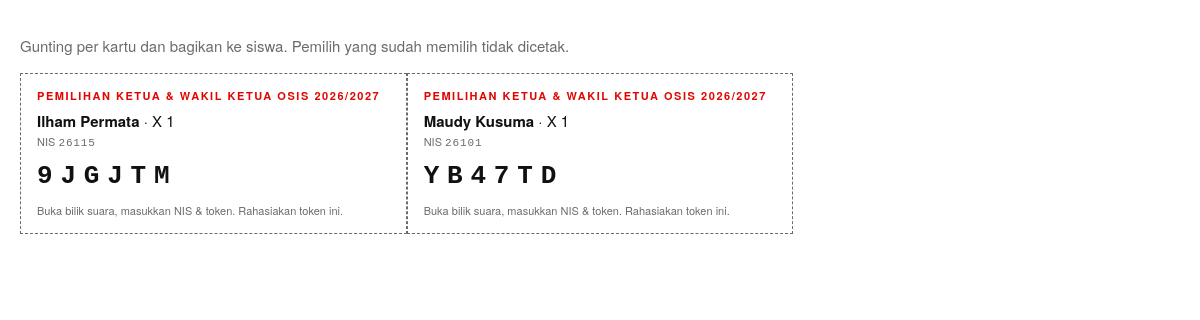
The page /index.php?page=kartu&kelas=X+1 (signed in) on the database its author committed.
### tables this page shows
CREATE TABLE pemilih (
  id INT AUTO_INCREMENT PRIMARY KEY,
  pemilihan_id INT NOT NULL,
  nis VARCHAR(20) NOT NULL,
  nama VARCHAR(100) NOT NULL,
  kelas VARCHAR(20) NOT NULL,
  token CHAR(6) NOT NULL,
  sudah_memilih TINYINT(1) NOT NULL DEFAULT 0,
  waktu_memilih DATETIME NULL,
  UNIQUE KEY uk_nis (pemilihan_id, nis),
  UNIQUE KEY uk_token (pemilihan_id, token),
  INDEX (kelas),
  FOREIGN KEY (pemilihan_id) REFERENCES pemilihan(id) ON DELETE CASCADE
);

CREATE TABLE pemilihan (
  id INT AUTO_INCREMENT PRIMARY KEY,
  judul VARCHAR(150) NOT NULL,
  mulai DATETIME NOT NULL,
  selesai DATETIME NOT NULL,
  aktif TINYINT(1) NOT NULL DEFAULT 0
);

### index.php (called while the page is built, shortened)
<?php
require __DIR__ . '/includes/bootstrap.php';
$routes = [
    'bilik'        => 'pages/bilik/index.php',
    'bilik.pilih'  => 'pages/bilik/pilih.php',
    'bilik.keluar' => 'pages/bilik/keluar.php',
    'hasil'        => 'pages/bilik/hasil.php',
    'login'        => 'pages/admin/login.php',
    'logout'       => 'pages/admin/logout.php',
    'dashboard'    => 'pages/admin/dashboard.php',
    'kandidat'     => 'pages/admin/kandidat.php',
    'pemilih'      => 'pages/admin/pemilih.php',
    'kartu'        => 'pages/admin/kartu.php',
    'rekap'        => 'pages/admin/rekap.php',
    'pengaturan'   => 'pages/admin/pengaturan.php',
];
$page = $_GET['page'] ?? 'bilik';
require __DIR__ . '/' . $routes[$page];

### includes/bootstrap.php (called while the page is built, shortened)
<?php
function db(): PDO
{
    static $pdo = null;
    if ($pdo === null) {
        $c = require __DIR__ . '/../config/database.php';
        $dsn = "mysql:host={$c['host']};port={$c['port']};dbname={$c['database']};charset=utf8mb4";
        try {
            $pdo = new PDO($dsn, $c['username'], $c['password'], [
                PDO::ATTR_ERRMODE => PDO::ERRMODE_EXCEPTION,
                PDO::ATTR_DEFAULT_FETCH_MODE => PDO::FETCH_ASSOC,
            ]);
        } catch (PDOException $e) {
            die('<h3>Koneksi database gagal.</h3><p>Cek config/database.php dan pastikan database <b>'
                . htmlspecialchars($c['database']) . '</b> sudah di-import.</p>');
        }
    }
    return $pdo;
}
function q(string $sql, array $params = []): PDOStatement
{
    $st = db()->prepare($sql);
    $st->execute($params);
    return $st;
}
function e($v): string
{
    return htmlspecialchars((string) $v, ENT_QUOTES, 'UTF-8');
}
function pemilihan_aktif(): ?array
{
    return q("SELECT * FROM pemilihan WHERE aktif = 1 LIMIT 1")->fetch() ?: null;
}

### pages/admin/kartu.php (the view, shortened to what this page needs)
<?php
$p = pemilihan_aktif();
$kelas = $_GET['kelas'] ?? '';
$rows = q('SELECT * FROM pemilih WHERE pemilihan_id = ? AND kelas = ? AND sudah_memilih = 0 ORDER BY nama', [$p['id'], $kelas])->fetchAll();
?>
<!DOCTYPE html>
<html lang="id"><head><meta charset="UTF-8"><title>Kartu Token <?= e($kelas) ?></title><link rel="stylesheet" href="assets/css/style.css"></head>
<body style="padding:20px" onload="window.print()">
<p class="no-print muted">Gunting per kartu dan bagikan ke siswa. Pemilih yang sudah memilih tidak dicetak.</p>
<div class="cards">
    <?php foreach ($rows as $r): ?>
        <div class="tcard">
            <small class="label" style="color:var(--red)"><?= e($p['judul']) ?></small>
            <div style="margin-top:6px"><b><?= e($r['nama']) ?></b> · <?= e($r['kelas']) ?></div>
            <small>NIS <span class="mono"><?= e($r['nis']) ?></span></small>
            <div class="tk"><?= e($r['token']) ?></div>
            <small>Buka bilik suara, masukkan NIS & token. Rahasiakan token ini.</small>
        </div>
    <?php endforeach; ?>
</div>
</body></html>

### assets/css/style.css (style rules this page uses)
:root { --white: #ffffff; --paper: #f5f5f3; --ink: #111111; --gray: #6b6b6b; --line: #111111; --hair: #dcdcd8; --red: #e10600; --red-soft: #fdecea; --green: #127a3e; --green-soft: #e7f5ec; --font: "Helvetica Neue", Helvetica, Arial, "Segoe UI", system-ui, sans-serif; }
* { box-sizing: border-box; }
body { margin: 0; background: var(--white); color: var(--ink); font: 15px/1.5 var(--font); }
.muted { color: var(--gray); }
.label { font-size: 11px; font-weight: 700; letter-spacing: .14em; text-transform: uppercase; }
.mono { font-family: ui-monospace, "SFMono-Regular", Consolas, monospace; letter-spacing: .08em; }
.cards { display: grid; grid-template-columns: repeat(3, 1fr); gap: 0; }
.tcard { border: 1px dashed var(--gray); padding: 14px 16px; page-break-inside: avoid; }
.tcard .tk { font-family: ui-monospace, Consolas, monospace; font-size: 26px; font-weight: 800; letter-spacing: .3em; margin: 6px 0; }
.tcard small { display: block; color: var(--gray); font-size: 11px; }

### rows shown on the page
pemilih: pemilihan.judul "PEMILIHAN KETUA & WAKIL KETUA OSIS 2026/2027", nama "Ilham Permata", kelas "X 1", nis "26115", token "9JGJTM"
pemilih: pemilihan.judul "PEMILIHAN KETUA & WAKIL KETUA OSIS 2026/2027", nama "Maudy Kusuma", kelas "X 1", nis "26101", token "YB47TD"
